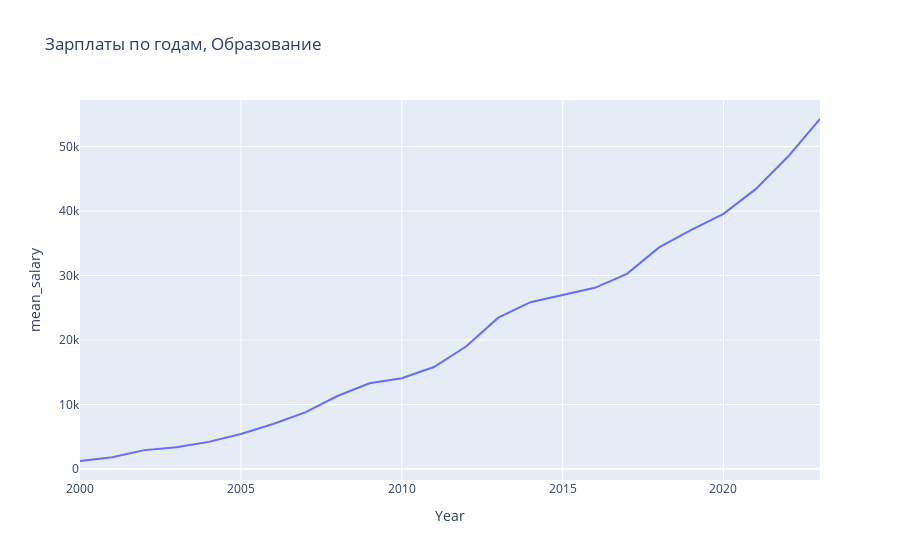

The notebook cell saved with this chart:
### Code cell
fig = px.line(salary[salary['Economic_id']==3], x='Year', y='mean_salary', title='Зарплаты по годам, Образование')
fig.show()

### Figure 1 — Plotly figure (JSON) as saved in the notebook; plotly's stock layout.template omitted (floating-point values rounded to 4 significant figures)
{"data": [{"hovertemplate": "Year=%{x}<br>mean_salary=%{y}<extra></extra>", "legendgroup": "", "line": {"color": "#636efa", "dash": "solid"}, "marker": {"symbol": "circle"}, "mode": "lines", "name": "", "orientation": "v", "showlegend": false, "type": "scatter", "x": [2000, 2001, 2002, 2003, 2004, 2005, 2006, 2007, 2008, 2009, 2010, 2011, 2012, 2013, 2014, 2015, 2016, 2017, 2018, 2019, 2020, 2021, 2022, 2023], "xaxis": "x", "y": [1240.0, 1833, 2927.0, 3387.0, 4203.0, 5430.0, 6983.0, 8778.0, 11320.0, 13290.0, 14080.0, 15810.0, 19000.0, 23460.0, 25862, 26928, 28088, 30260.0, 34361, 37070.0, 39563, 43390.0, 48400.0, 54260.0], "yaxis": "y"}], "layout": {"legend": {"tracegroupgap": 0}, "title": {"text": "Зарплаты по годам, Образование"}, "xaxis": {"anchor": "y", "domain": [0, 1], "title": {"text": "Year"}}, "yaxis": {"anchor": "x", "domain": [0, 1], "title": {"text": "mean_salary"}}}}
